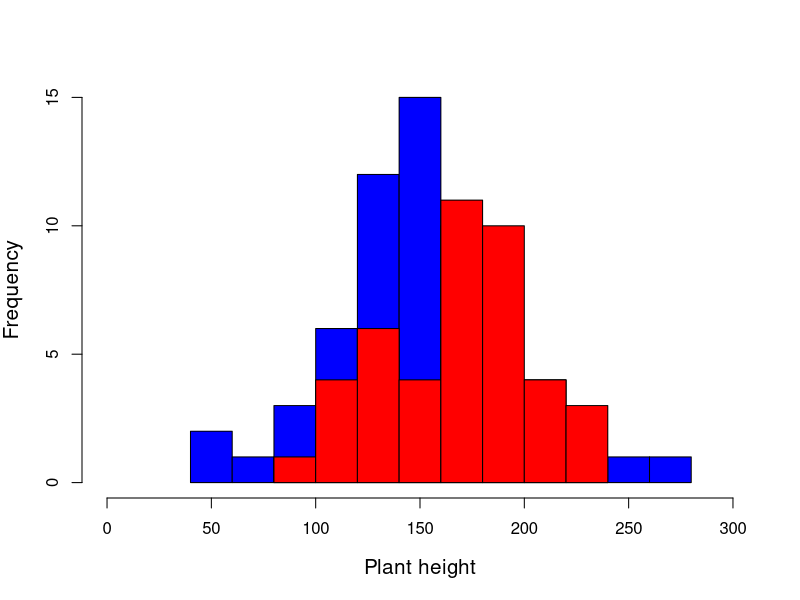
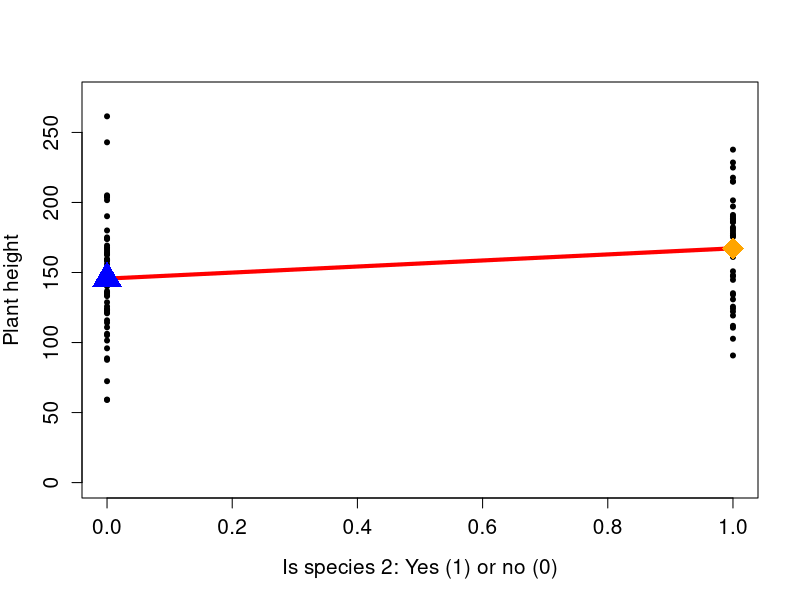

The R source for these figures, in order:
plant_data <- read.csv(file = "two_discrete_x_values.csv");

species_1 <- plant_data$height[plant_data$species_ID == "species_1"];
species_2 <- plant_data$height[plant_data$species_ID == "species_2"];
hist(species_1, breaks = 10, col = "blue", xlim = c(0, 300), 
     main = "", xlab = "Plant height", cex.lab = 1.25, 
     ylim = c(0, 15));
hist(species_2, breaks = 10, col = "red", add = TRUE)
#legend(x = 0, y = 15, fill = c("red", "blue"), 
#       legend = c("species_2", "species_1"));


n1     <- length(species_1);
n2     <- length(species_2);
var_y1 <- var(species_1);
var_y2 <- var(species_2);
s_p    <- sqrt(((n1 - 1)*var_y1 + (n2 - 1)*var_y2)/(n1 + n2 - 2));
SEybar <- s_p * sqrt((n1 + n2) / (n1*n2));
tval   <- (mean(species_1) - mean(species_2)) / SEybar;

#################
#################  Using the t-test function in R and lm
#################
t.test(species_1, species_2, var.equal = FALSE);

# Use a linear model instead to get the same numbers
lmod1 <- lm(height ~ 1 + species_ID, data = plant_data);
summary(lmod1);


#################
#################  How R sees the linear model and t-test
#################
is_species_2 <- as.numeric(plant_data$species_ID == "species_2");
plant_height <- plant_data$height;
lm_table_eg  <- data.frame(plant_height, is_species_2);


#################
#################  Thinking about this in a plot
#################
plot(x = lm_table_eg$is_species_2, y = lm_table_eg$plant_height, 
     ylim = c(0, 275), pch = 20, cex.axis = 1.25, cex.lab = 1.25, 
     ylab = "Plant height", xlab = "Is species 2: Yes (1) or no (0)", 
     xlim = c(0, 1));
lines(x = c(0, 1), y = c(summary(lmod1)$coefficients[1,1], 
                         summary(lmod1)$coefficients[1,1] + 
                           summary(lmod1)$coefficients[2,1]),
      col = "red", lwd = 4);
points(x = 0, y = summary(lmod1)$coefficients[1,1], pch = 17, 
       col = "blue", cex = 3);
points(x = 1, y = summary(lmod1)$coefficients[1,1] + 
         summary(lmod1)$coefficients[2,1], pch = 18, col = "orange", cex = 3);


#################
#################  Analysis of variance with two categories
#################
aov_1 <- aov(height ~ species_ID, data = plant_data);
summary(aov_1);


#################
#################  What happens when we have three categories? ANOVA
#################
plant_data <- read.csv(file = "three_discrete_x_values.csv");
aov_2 <- aov(height ~ species_ID, data = plant_data);
summary(aov_2);



#################
#################  Three categories with a linear model
#################
lmod2 <- lm(height ~ 1 + species_ID, data = plant_data);
summary(lmod2);

# Can we check out the mean values?
tapply(X = plant_data$height, INDEX = plant_data$species_ID, 
       FUN = mean);


#################
#################  What's really going on with 3 groups?
#################
the_intercept <- rep(x = 1, length = length(plant_data$height));
is_species_2  <- as.numeric(plant_data$species_ID == "species_2");
is_species_3  <- as.numeric(plant_data$species_ID == "species_3");
lm_table_eg   <- data.frame(plant_data$height, the_intercept, 
                            is_species_2, is_species_3);
head(lm_table_eg);







#################
#################  Even more elegant, using matrices!
#################
Y <- as.matrix(lm_table_eg[,1]);
X <- as.matrix(lm_table_eg[,2:4]);

# Now solve for Beta in:  Y = X * Beta
betas <- solve( t(X) %*% X ) %*% t(X) %*% Y;
print(betas);

# Compare back to this
summary(lmod2);












